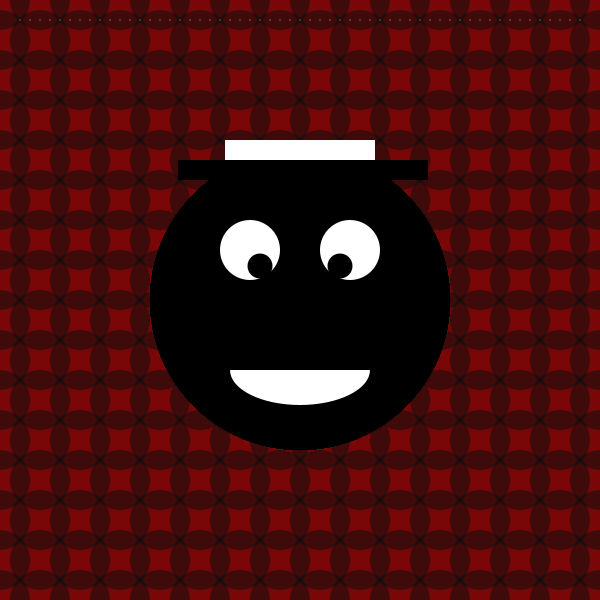
Frame 1 (no input)
Frame 60 (the mouse pressed at the canvas centre just before this capture): identical to frame 1, image omitted
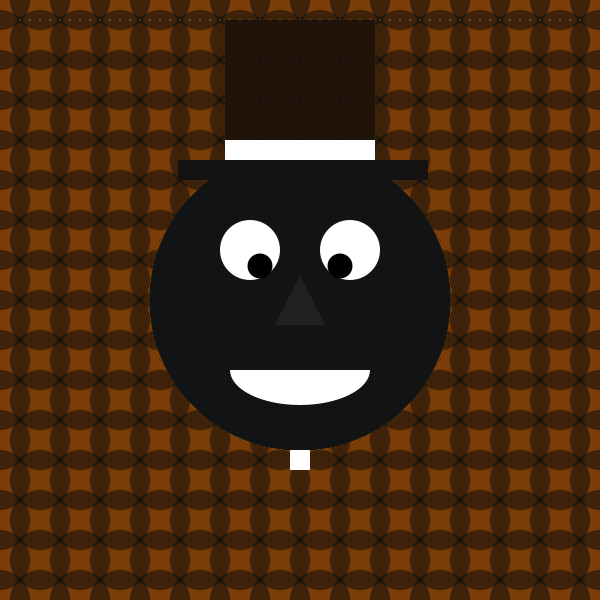
Frame 120 (the mouse held since frame 60 and released just before this capture)

The Processing sketch that drew these frames (run headless with seeded random() and noise(); from frame 60 on, the mouse is pressed at the canvas centre):

// Processing sketch: processing_24993
// ── processing_24993.pde

void setup() {
size (600,600);
background (180,95,127);
fill(0);
smooth();
noStroke();
colorMode(HSB); 
}

int col = 0;  
void draw() { 
background(col,255,255,20); 
for (int y = 0; y <= height; y += 40) {
for (int x = 0; x <= width; x += 40) {
fill(12, 140);
ellipse(x, y, 60, 60);
}
}

fill(255);
for (int y = 20; y <= height-20; y += 10) {
for (int x = 20; x <= width-20; x += 10) {
ellipse(x, y, 1, 1);

line(x, y, 240, 60);
}

fill(150,col,col);
ellipse (300,300,300,300);
fill(255,0,255,255);
ellipse (250,250,60,60);
ellipse (350,250,60,60);

fill(45,col,189,col);
triangle (300,275,275,325,325,325);

fill(255);
rect (290,450,20,col);

fill (255);
arc (300,370,140,70,0,PI);

fill (col,col,col);
rect (178,160,250,20);
fill (col,col,col,col);
rect (225,20,150,150);
fill(255);
rect (225,140,150,20);

fill (0);
ellipse (260,266,25,25);
ellipse (340,266,25,25);



endShape();



}}

void mousePressed(){  

col+=20;  

col%=255;  

println(col); 

}
                
                
